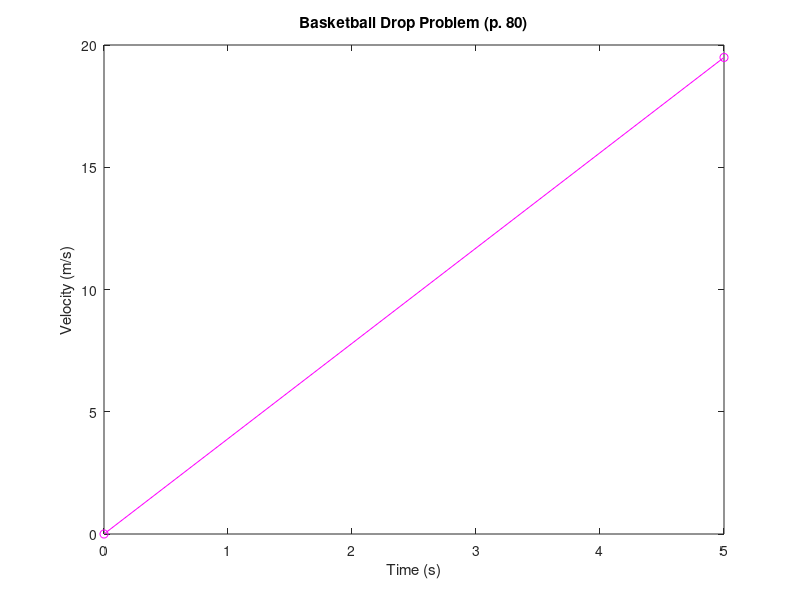

This figure's MATLAB source:
%%%%%%%%%%%%%%%%%%%%%%%%%%%%%%%%%%%%%%%
%                                     %
%     Brian D. Wendt - 2532713        %
%  ESC 152 Programming with MATLAB    %
%     Lab Exercise  - 09/30/2011      %
%                                     %
%&&&&&&&&&&&&&&&&&&&&&&&&&&&&&&&&&&&&&&
clc; format compact;

disp('====================================================');
disp('             Basketball Drop Problem');
disp('====================================================');

% Assign constants
g = 9.81;
Cd = 0.5;
rho = 1.2;
m = 0.624;
r = 0.117;
A = pi*r^2;

% Get Tmax and deltaT
Tmax = input('Total time (s)? ');
deltaT = input('Time interval (s)? ');
t = [0:deltaT:Tmax]';

% Find velocity
v = sqrt((2*m*g)/(rho*A*Cd))*(1-exp(-(sqrt((rho*g*Cd*A)/(2*m))*t)));

% Build data table (Make sure they're both COLUMN vectors!!)
tableTV = [t v];

% Display table
disp('-------------------------------');
disp('  Time (s)  Velocity (m/s)')
disp('-------------------------------');
disp(tableTV);
disp('-------------------------------');

% Graph it
plot(t,v,'-om')
xlabel('Time (s)')
ylabel('Velocity (m/s)')
title('Basketball Drop Problem (p. 80)')